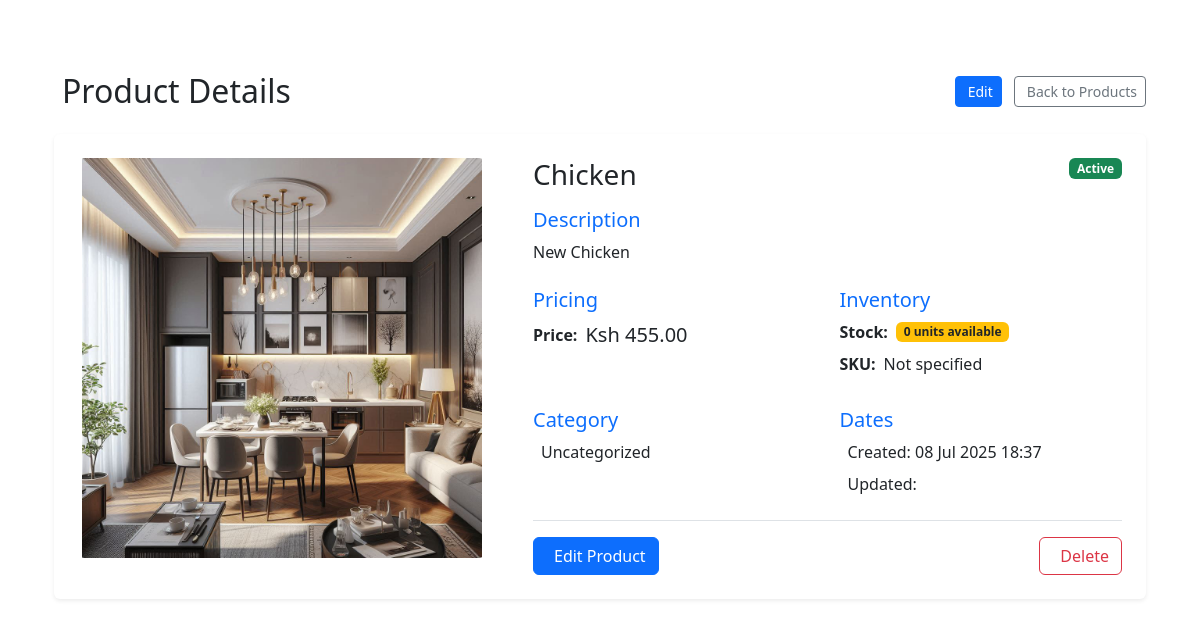
/custom-admin/products/2/view/ (signed in), run on the app's committed database.
### core/models.py (models this page shows, shortened)
class Product(models.Model):
    name = models.CharField(max_length=255)
    description = models.TextField(blank=True, null=True)
    price = models.DecimalField(max_digits=10, decimal_places=2)
    discount_price = models.DecimalField(max_digits=10, decimal_places=2, blank=True, null=True)
    stock = models.PositiveIntegerField(default=0)
    category = models.CharField(max_length=100, blank=True, null=True)
    is_featured = models.BooleanField(default=False)
    is_active = models.BooleanField(default=True)
    image = models.ImageField(upload_to='products/', blank=True, null=True)
    created_at = models.DateTimeField(auto_now_add=True)

### core/views.py (the view)
# urls.py: path('custom-admin/products/<int:pk>/view/', views.view_product, name='view_product'),
@login_required(login_url='/')
def view_product(request, pk):
    product = get_object_or_404(Product, pk=pk)
    return render(request, 'view_product.html', {'product': product})

### core/templates/view_product.html (shortened to what this page needs)
{% extends "base.html" %}
{% load static %}
{% block content %}
<div class="container py-5">
  <div class="row">
    <div class="col-lg-12">
      <div class="d-flex justify-content-between align-items-center mb-4">
        <h2 class="mb-0">Product Details</h2>
        <div>
          <a href="{% url 'edit_product' product.id %}" class="btn btn-primary btn-sm me-2">
             Edit
          </a>
          <a href="{% url 'product_list' %}" class="btn btn-outline-secondary btn-sm">
             Back to Products
          </a>
        </div>
      </div>
      <div class="card border-0 shadow-sm">
        <div class="row g-0">
          <div class="col-md-5">
            <div class="p-4">
              {% if product.image %}
                <img src="{{ product.image.url }}" class="img-fluid rounded" style="max-height: 400px; width: 100%; object-fit: contain;" alt="{{ product.name }}">
              {% endif %}
            </div>
          </div>
          <div class="col-md-7">
            <div class="card-body p-4">
              <div class="d-flex justify-content-between align-items-start mb-3">
                <h3 class="card-title mb-0">{{ product.name }}</h3>
                <span class="badge bg-{% if product.is_active %}success{% else %}secondary{% endif %}">
                  {{ product.is_active|yesno:"Active,Inactive" }}
                </span>
              </div>
              <div class="mb-4">
                <h5 class="text-primary">Description</h5>
                <p class="card-text">{{ product.description|linebreaksbr }}</p>
              </div>
              <div class="row mb-4">
                <div class="col-md-6">
                  <h5 class="text-primary">Pricing</h5>
                  <div class="d-flex align-items-center mb-2">
                    <span class="fw-bold me-2">Price:</span>
                    <span class="fs-5">Ksh {{ product.price }}</span>
                  </div>
                </div>
                <div class="col-md-6">
                  <h5 class="text-primary">Inventory</h5>
                  <div class="d-flex align-items-center mb-2">
                    <span class="fw-bold me-2">Stock:</span>
                    <span class="badge bg-{% if product.stock > 10 %}success{% else %}warning text-dark{% endif %}">
                      {{ product.stock }} units available
                    </span>
                  </div>
                  <div class="d-flex align-items-center mb-2">
                    <span class="fw-bold me-2">SKU:</span>
                    <span>{{ product.sku|default:"Not specified" }}</span>
                  </div>
                </div>
              </div>
              <div class="row mb-4">
                <div class="col-md-6">
                  <h5 class="text-primary">Category</h5>
                  <p class="mb-2">
                    {{ product.category|default:"Uncategorized" }}
                  </p>
                </div>
                <div class="col-md-6">
                  <h5 class="text-primary">Dates</h5>
                  <p class="mb-2">
                    Created: {{ product.created_at|date:"d M Y H:i" }}
                  </p>
                  <p class="mb-0">
                    Updated: {{ product.updated_at|date:"d M Y H:i" }}
                  </p>
                </div>
              </div>
              <div class="d-flex justify-content-between border-top pt-3">
                <a href="{% url 'edit_product' product.id %}" class="btn btn-primary">
                   Edit Product
                </a>
                <button type="button" class="btn btn-outline-danger" data-bs-toggle="modal" data-bs-target="#deleteModal">
                   Delete
                </button>
              </div>
            </div>
          </div>
        </div>
      </div>
    </div>
  </div>
</div>
{% endblock %}

### data on the page
Product: image (picture), name "Chicken", is_active "Active", description "New Chicken", price "455.00", stock "0", category "Uncategorized", created_at "08 Jul 2025 18:37"

### other printed values
{{ product.sku|default:"Not specified" }} "Not specified"
